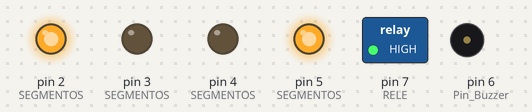
A sketch run on a simulated Arduino Uno, built with avr-gcc and run on an emulated ATmega328P. Parts: switched loads named in the sketch (green lamp = pin HIGH), output pins drawn as LEDs (lit = HIGH), buzzer (waves = sounding).

Above: at 0.1 s.
At 1.1 s:
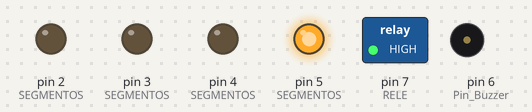
At 2.1 s:
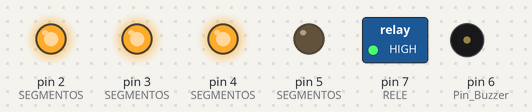
At 5.1 s:
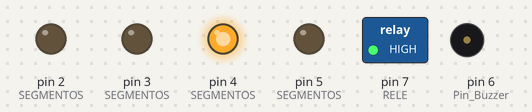
At 8.1 s:
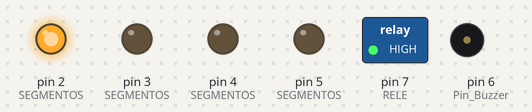
At 10.6 s:
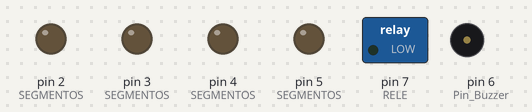
Timing chart, 0 to 12.1 s (numbered marks = the images above):
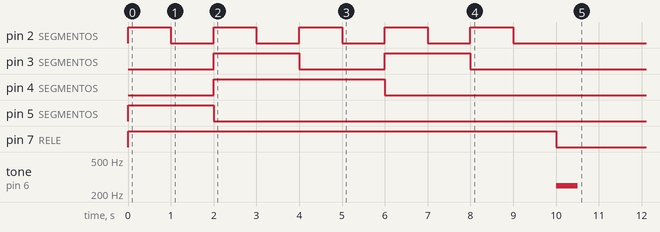

The sketch:

Parte3delapractica5.ino
```cpp
#define Pin_Buzzer 6
#define RELE 7

const int A = 2;
const int B = 3;
const int C = 4;
const int D = 5;
const int N = 4;
const int SEGMENTOS[N] = {A, B, C, D};

const int Digitos[10][N] = {
    {0, 0, 0, 0}, //0
    {1, 0, 0, 0}, //1
    {0, 1, 0, 0}, //2
    {1, 1, 0, 0}, //3
    {0, 0, 1, 0}, //4
    {1, 0, 1, 0}, //5
    {0, 1, 1, 0}, //6
    {1, 1, 1, 0}, //7
    {0, 0, 0, 1}, //8
    {1, 0, 0, 1}  //9
};

int Detener = false; // Esta variable controla la secuencia del bucle

void setup() {
    pinMode(Pin_Buzzer, OUTPUT);
    pinMode(RELE, OUTPUT);
    digitalWrite(RELE, HIGH);
    for (int i = 0; i < N; i++) {
        pinMode(SEGMENTOS[i], OUTPUT);
        digitalWrite(SEGMENTOS[i], HIGH);
    }
}

void print(int d) {
    for (int i = 0; i < N; i++) {
        digitalWrite(SEGMENTOS[i], Digitos[d][i]);
    }
}

void loop() {
    if (Detener == false) {
        for (int i = 9; i >= 0; i--) {
            print(i);
            delay(1000);
        }
        // Activar el buzzer y la LED al final de la secuencia
        tone(Pin_Buzzer, 250);
        digitalWrite(RELE, LOW);
        delay(500);
        noTone(Pin_Buzzer);
        Detener = true; // Señalamos que ya se ha ejecutado una vez
    }
}
```

Measured:
- by itself, pin 2 (SEGMENTOS): alternates HIGH for 1.0 s and LOW for 1.0 s, 9 changes in all, then stays LOW
- by itself, pin 3 (SEGMENTOS): alternates HIGH for 2.0 s and LOW for 2.0 s, 4 changes in all, then stays LOW
- by itself, pin 4 (SEGMENTOS): LOW → HIGH at 2.0 s, → LOW 4.0 s later
- by itself, pin 5 (SEGMENTOS): HIGH → LOW at 2.0 s
- by itself, pin 7 (RELE): HIGH → LOW at 10.0 s
- by itself, tone on pin 6 (Pin_Buzzer): silent → 250 Hz at 10.0 s, → silent 0.50 s later
